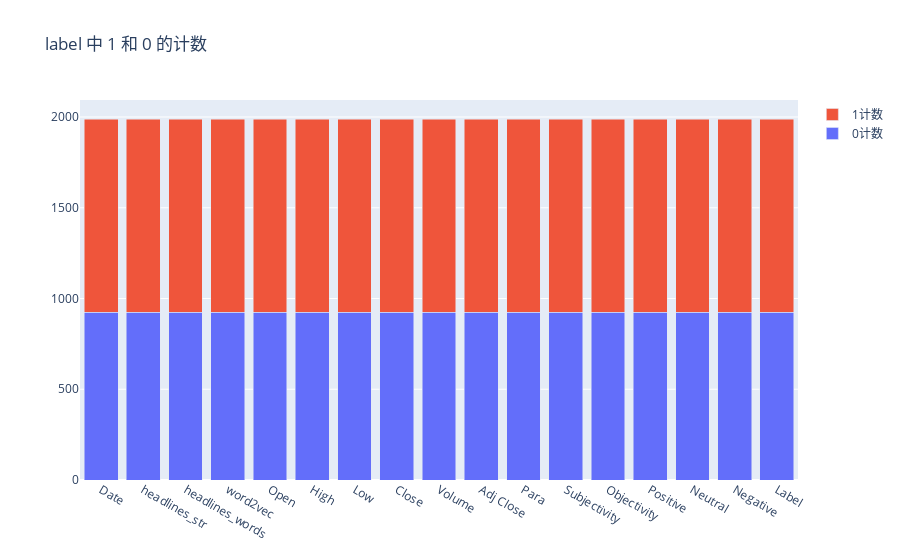

Here is the notebook cell this chart was saved with:
### Code cell
bin_col = merged_dataframe.columns

zero_list = []
one_list = []
for col in bin_col:
    zero_count = 0
    one_count = 0
    for ix, val in merged_dataframe[col].iteritems():
        if merged_dataframe.loc[ix, 'Label'] == 0:
            zero_count += 1
        else:
            one_count += 1
    zero_list.append(zero_count)
    one_list.append(one_count)

    
    
trace1 = go.Bar(
    x=bin_col,
    y=zero_list ,
    name='0计数'
)
trace2 = go.Bar(
    x=bin_col,
    y=one_list,
    name='1计数'
)

data = [trace1, trace2]
layout = go.Layout(
    barmode='stack',
    title='label 中 1 和 0 的计数'
)

fig = go.Figure(data=data, layout=layout)
py.iplot(fig, filename='stacked-bar')

### Figure 1 — Plotly figure (JSON) as saved in the notebook; plotly's stock layout.template omitted (floating-point values rounded to 4 significant figures)
{"data": [{"name": "0计数", "type": "bar", "x": ["Date", "headlines_str", "headlines_words", "word2vec", "Open", "High", "Low", "Close", "Volume", "Adj Close", "Para", "Subjectivity", "Objectivity", "Positive", "Neutral", "Negative", "Label"], "y": [924, 924, 924, 924, 924, 924, 924, 924, 924, 924, 924, 924, 924, 924, 924, 924, 924]}, {"name": "1计数", "type": "bar", "x": ["Date", "headlines_str", "headlines_words", "word2vec", "Open", "High", "Low", "Close", "Volume", "Adj Close", "Para", "Subjectivity", "Objectivity", "Positive", "Neutral", "Negative", "Label"], "y": [1065, 1065, 1065, 1065, 1065, 1065, 1065, 1065, 1065, 1065, 1065, 1065, 1065, 1065, 1065, 1065, 1065]}], "layout": {"barmode": "stack", "title": {"text": "label 中 1 和 0 的计数"}}}
